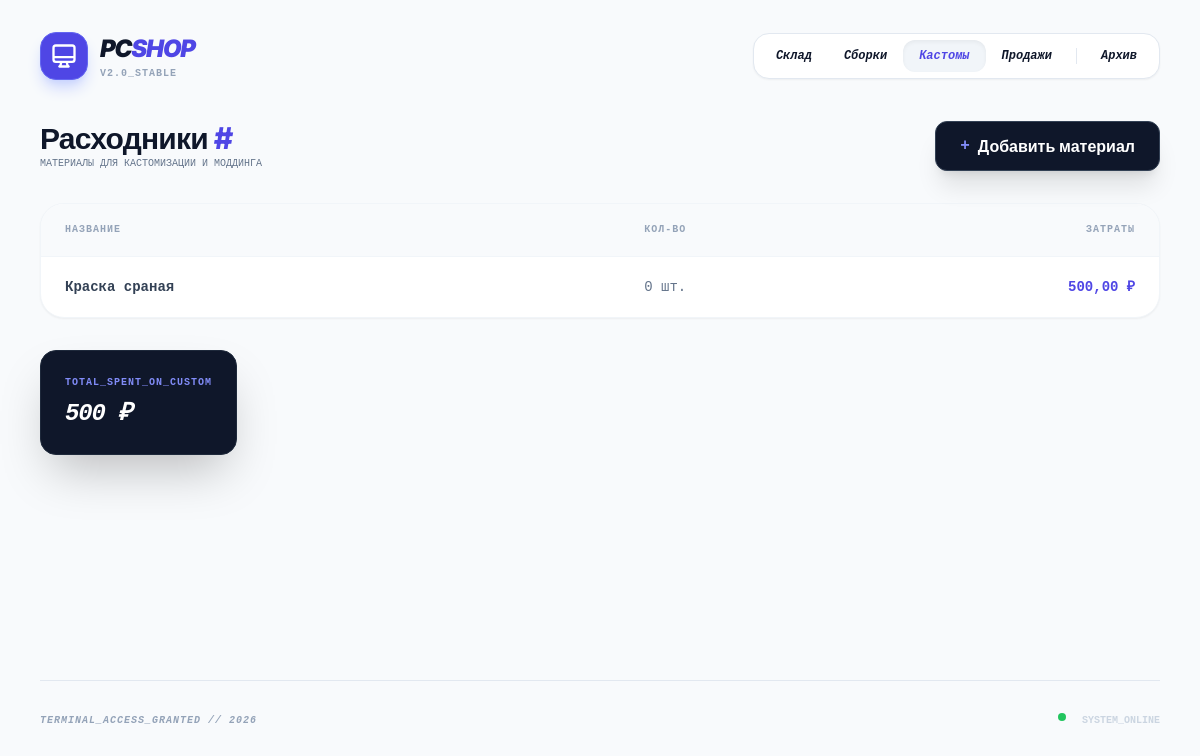
Screenshot of /consumables/ with the database file from the repository.
### tracker/models.py (models this page shows, shortened)
class Consumable(models.Model):
    name = models.CharField(max_length=200)
    purchase_price = models.DecimalField(max_digits=10, decimal_places=2) # Цена за единицу (банку/рулон)
    quantity = models.PositiveIntegerField(default=1) # Общий запас
    purchased_at = models.DateField(auto_now_add=True)
    notes = models.TextField(blank=True, null=True)

### tracker/views.py (the view)
# urls.py: path("consumables/", views.ConsumableListView.as_view(), name="consumable_list"),
class ConsumableListView(ListView):
    model = Consumable
    template_name = "tracker/consumable_list.html"
    context_object_name = "consumables"
    def get_context_data(self, **kwargs):
        context = super().get_context_data(**kwargs)
        context['total_spent'] = Consumable.objects.aggregate(Sum('purchase_price'))['purchase_price__sum']
        return context

### tracker/templates/tracker/consumable_list.html (shortened to what this page needs)
{% extends "base.html" %}
{% block content %}
<div class="flex flex-col md:flex-row md:items-center justify-between gap-4 mb-8">
  <div>
    <h1 class="text-3xl font-extrabold text-slate-900 tracking-tight">Расходники <span class="text-indigo-600">#</span></h1>
    <p class="text-slate-500 font-medium font-mono text-[10px] uppercase">Материалы для кастомизации и моддинга</p>
  </div>
  <a class="px-6 py-3 rounded-xl bg-slate-900 text-white font-bold hover:bg-slate-800 transition-all shadow-xl flex items-center gap-2 border border-slate-700" href="{% url 'consumable_add' %}">
    <span class="text-indigo-400 font-mono">+</span> Добавить материал
  </a>
</div>
<div class="bg-white rounded-3xl border border-slate-100 shadow-sm overflow-hidden mb-8">
  <table class="w-full text-left font-mono text-sm">
    <thead class="bg-slate-50 border-b border-slate-100 text-slate-400">
      <tr>
        <th class="px-6 py-4 font-bold uppercase text-[10px] tracking-widest">Название</th>
        <th class="px-6 py-4 font-bold uppercase text-[10px] tracking-widest text-center">Кол-во</th>
        <th class="px-6 py-4 font-bold uppercase text-[10px] tracking-widest text-right">Затраты</th>
      </tr>
    </thead>
    <tbody class="divide-y divide-slate-50">
      {% for c in consumables %}
        <tr class="hover:bg-slate-50 transition-colors">
          <td class="px-6 py-5 font-bold text-slate-700">
            {{ c.name }}
          </td>
          <td class="px-6 py-5 text-center text-slate-500">{{ c.quantity }} шт.</td>
          <td class="px-6 py-5 text-right font-bold text-indigo-600">{{ c.purchase_price }} ₽</td>
        </tr>
      {% endfor %}
    </tbody>
  </table>
</div>
<div class="bg-slate-900 p-6 rounded-2xl border border-slate-800 shadow-2xl inline-block">
  <div class="text-[10px] font-bold text-indigo-400 uppercase tracking-widest mb-2 font-mono">Total_Spent_on_Custom</div>
  <div class="text-2xl font-black text-white font-mono tracking-tighter italic">
    {{ total_spent|default:"0.00" }} ₽
  </div>
</div>
{% endblock %}

### templates/base.html (style rules this page uses)
body { font-family: 'Inter', sans-serif; }
.font-mono { font-family: 'JetBrains Mono', monospace; }

### rows the page displays
Consumable: name "Краска сраная", quantity "0", purchase_price "500,00"

### other values shown
{{ total_spent|default:"0.00" }} "500"
